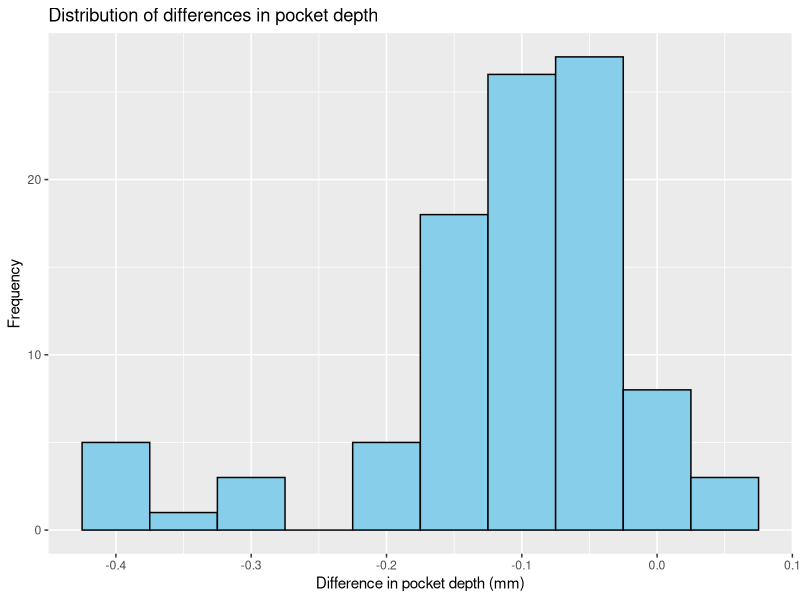

The R script that drew this image:
## ---- chunk 1
#| label: setup
#| include: false

# configure global options for R code chunks:
# warning = F to suppress the display of warning messages generated during the execution of code chunks
# message = F to suppress the display of messages produced during the execution of code chunks
knitr::opts_chunk$set(warning = FALSE, message = FALSE, eval=TRUE, echo=FALSE)
## ---- chunk 2
# Create a contingency table
complications <- matrix(c(8, 12, 10, 50), nrow = 2, byrow = TRUE)
colnames(complications) <- c("Complication", "No Complication")
rownames(complications) <- c("Smokers", "Non-smokers")
complications <- as.table(complications)

prop.test(complications)
## ---- chunk 3
expected_counts <- prop.table(complications, margin = 1) %*% prop.table(complications, margin = 2) * sum(complications)
expected_counts
## ---- chunk 4
fisher.test(complications)
## ---- chunk 5
# Create a contingency table
side_effects <- matrix(c(50, 30, 10, 40, 40, 20, 30, 50, 40), nrow = 3, byrow = TRUE)
colnames(side_effects) <- c("None", "Mild", "Severe")
rownames(side_effects) <- c("18–39", "40–59", "60+")
side_effects <- as.table(side_effects)
side_effects

# Perform the chi-square test of homogeneity
chisq_test_overall <- chisq.test(side_effects)
print(chisq_test_overall)
## ---- chunk 6
# Retrieve the table of expected counts
chisq_test_overall$expected
## ---- chunk 7
table_12 <- side_effects[c("18–39", "40–59"), ]
table_12

# Perform chi-square test for the subset of data
chisq_test_12 <- chisq.test(table_12)
print(chisq_test_12)

# Adjust the p-value for multiple testing
p_adjusted_12 <- 3*chisq_test_12$p.value
## ---- chunk 8
table_13 <- side_effects[c("18–39", "60+"), ]
table_13

# Perform chi-square test for the subset of data
chisq_test_13 <- chisq.test(table_13)
print(chisq_test_13)

# Adjust the p-value for multiple testing
p_adjusted_13 <- 3*chisq_test_13$p.value
## ---- chunk 9
table_23 <- side_effects[c("40–59", "60+"), ]
table_23

# Perform chi-square test for the subset of data
chisq_test_23 <- chisq.test(table_23)
print(chisq_test_23)

# Adjust the p-value for multiple testing
p_adjusted_23 <- 3*chisq_test_23$p.value
## ---- chunk 10
#| eval: true
#| include: false

library(haven)
pockets <- read_sav("datasets/pockets_paired.sav")
## ---- chunk 11
# Perform paired t-test
t_test <- t.test(pockets$pocket_depth_before, pockets$pocket_depth_after, paired = TRUE)
print(t_test)
## ---- chunk 12
# Calculate the differences in pocket depth
pockets$diff <- pockets$pocket_depth_after - pockets$pocket_depth_before

# Create a histogram of the differences
library(ggplot2)
ggplot(pockets, aes(x = diff)) +
  geom_histogram(binwidth = 0.05, fill = "skyblue", color = "black") +
  labs(title = "Distribution of differences in pocket depth",
       x = "Difference in pocket depth (mm)",
       y = "Frequency")
## ---- chunk 13
# Perform the sign test
# There are 7 positive signs out of 96 pairs with either a positive or negative sign
sign_test <- binom.test(7, 96, p = 0.5)
print(sign_test)
## ---- chunk 14
# Perform the Wilcoxon signed-rank test
wilcox_test <- wilcox.test(pockets$pocket_depth_before, pockets$pocket_depth_after, paired = TRUE)
print(wilcox_test)
## ---- chunk 15
# Create the table for DNCB and Croton Oil responses
skin_response_table <- matrix(c(81, 23, 48, 21), nrow = 2, byrow = TRUE)
colnames(skin_response_table) <- c("DNCB +ve", "DNCB -ve")
rownames(skin_response_table) <- c("Croton Oil +ve", "Croton Oil -ve")
skin_response_table <- as.table(skin_response_table)

# Print the table
skin_response_table
## ---- chunk 16
# Perform the McNemar test
mcnemar_test <- mcnemar.test(skin_response_table)
print(mcnemar_test)
